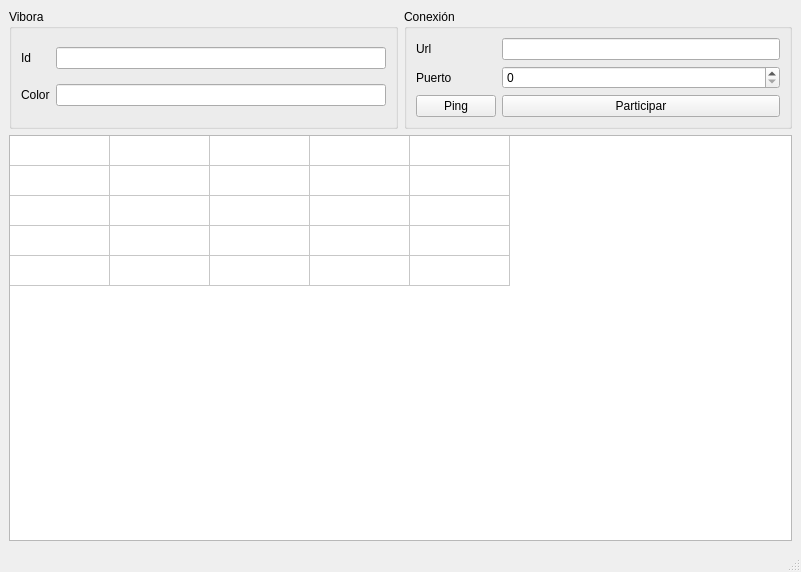
<?xml version="1.0" encoding="UTF-8"?>
<ui version="4.0">
 <class>MainWindow</class>
 <widget class="QMainWindow" name="MainWindow">
  <property name="geometry">
   <rect>
    <x>0</x>
    <y>0</y>
    <width>801</width>
    <height>572</height>
   </rect>
  </property>
  <property name="windowTitle">
   <string>Cliente</string>
  </property>
  <widget class="QWidget" name="centralwidget">
   <layout class="QVBoxLayout" name="verticalLayout_5">
    <item>
     <layout class="QHBoxLayout" name="horizontalLayout_3">
      <item>
       <widget class="QGroupBox" name="groupBox">
        <property name="title">
         <string>Vibora</string>
        </property>
        <layout class="QGridLayout" name="gridLayout_3">
         <item row="0" column="0">
          <widget class="QLabel" name="label">
           <property name="text">
            <string>Id</string>
           </property>
          </widget>
         </item>
         <item row="1" column="0">
          <widget class="QLabel" name="label_2">
           <property name="text">
            <string>Color</string>
           </property>
          </widget>
         </item>
         <item row="0" column="1">
          <widget class="QLineEdit" name="lineEdit"/>
         </item>
         <item row="1" column="1">
          <widget class="QLineEdit" name="lineEdit_2"/>
         </item>
        </layout>
       </widget>
      </item>
      <item>
       <widget class="QGroupBox" name="groupBox_2">
        <property name="title">
         <string>Conexión</string>
        </property>
        <layout class="QGridLayout" name="gridLayout_5">
         <item row="0" column="1">
          <widget class="QLineEdit" name="lineEdit_3"/>
         </item>
         <item row="1" column="1">
          <widget class="QSpinBox" name="spinBox"/>
         </item>
         <item row="1" column="0">
          <widget class="QLabel" name="label_4">
           <property name="text">
            <string>Puerto</string>
           </property>
          </widget>
         </item>
         <item row="0" column="0">
          <widget class="QLabel" name="label_3">
           <property name="text">
            <string>Url</string>
           </property>
          </widget>
         </item>
         <item row="2" column="0">
          <widget class="QPushButton" name="pushButton">
           <property name="text">
            <string>Ping</string>
           </property>
          </widget>
         </item>
         <item row="2" column="1">
          <widget class="QPushButton" name="pushButton_2">
           <property name="text">
            <string>Participar</string>
           </property>
          </widget>
         </item>
        </layout>
       </widget>
      </item>
     </layout>
    </item>
    <item>
     <widget class="QTableWidget" name="tableWidget">
      <property name="rowCount">
       <number>5</number>
      </property>
      <property name="columnCount">
       <number>5</number>
      </property>
      <attribute name="horizontalHeaderVisible">
       <bool>false</bool>
      </attribute>
      <attribute name="horizontalHeaderHighlightSections">
       <bool>false</bool>
      </attribute>
      <attribute name="horizontalHeaderMinimumSectionSize">
       <number>1</number>
      </attribute>
      <attribute name="verticalHeaderVisible">
       <bool>false</bool>
      </attribute>
      <attribute name="verticalHeaderHighlightSections">
       <bool>false</bool>
      </attribute>
      <attribute name="verticalHeaderMinimumSectionSize">
       <number>1</number>
      </attribute>
      <row/>
      <row/>
      <row/>
      <row/>
      <row/>
      <column/>
      <column/>
      <column/>
      <column/>
      <column/>
     </widget>
    </item>
   </layout>
  </widget>
  <widget class="QMenuBar" name="menubar">
   <property name="geometry">
    <rect>
     <x>0</x>
     <y>0</y>
     <width>801</width>
     <height>24</height>
    </rect>
   </property>
  </widget>
  <widget class="QStatusBar" name="statusbar"/>
 </widget>
 <resources/>
 <connections/>
</ui>
